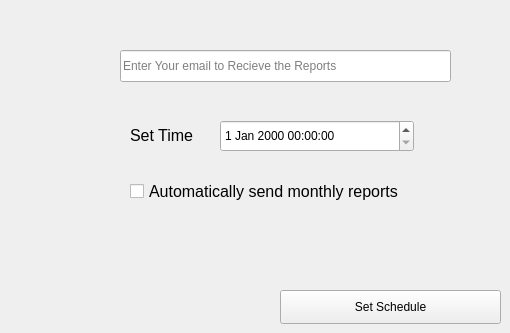
      <widget class="QWidget" name="tab_25">
       <attribute name="title">
        <string>Admin Reports</string>
       </attribute>
       <widget class="QLineEdit" name="lineEdit_52">
        <property name="geometry">
         <rect>
          <x>120</x>
          <y>50</y>
          <width>331</width>
          <height>32</height>
         </rect>
        </property>
        <property name="placeholderText">
         <string>Enter Your email to Recieve the Reports</string>
        </property>
       </widget>
       <widget class="QDateTimeEdit" name="dateTimeEdit">
        <property name="geometry">
         <rect>
          <x>220</x>
          <y>120</y>
          <width>194</width>
          <height>32</height>
         </rect>
        </property>
       </widget>
       <widget class="QLabel" name="label_27">
        <property name="geometry">
         <rect>
          <x>130</x>
          <y>120</y>
          <width>91</width>
          <height>31</height>
         </rect>
        </property>
        <property name="font">
         <font>
          <pointsize>12</pointsize>
         </font>
        </property>
        <property name="text">
         <string>Set Time</string>
        </property>
       </widget>
       <widget class="QCheckBox" name="checkBox_13">
        <property name="geometry">
         <rect>
          <x>130</x>
          <y>180</y>
          <width>351</width>
          <height>22</height>
         </rect>
        </property>
        <property name="font">
         <font>
          <pointsize>12</pointsize>
         </font>
        </property>
        <property name="text">
         <string>Automatically send monthly reports</string>
        </property>
       </widget>
       <widget class="QPushButton" name="pushButton_35">
        <property name="geometry">
         <rect>
          <x>280</x>
          <y>290</y>
          <width>221</width>
          <height>34</height>
         </rect>
        </property>
        <property name="text">
         <string>Set Schedule</string>
        </property>
       </widget>
      </widget>
